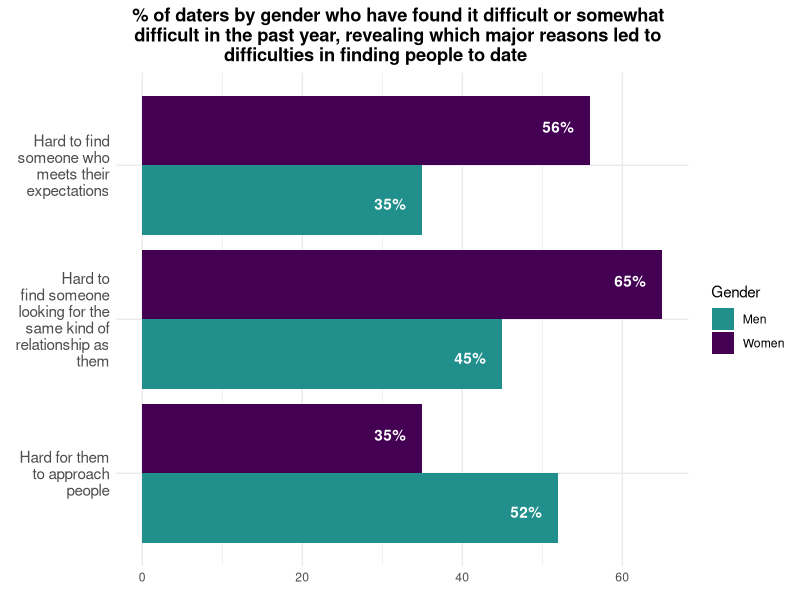

Write R code to recreate this figure.
## ---- chunk 1
knitr::opts_chunk$set(collapse = TRUE, out.width = "100%")
## ---- chunk 2
library(dplyr)
library(magrittr)
library(ggplot2)
library(reshape2)

labels <- c("Hard to find someone who meets their expectations",
            "Hard to find someone looking for the same kind of relationship as them",
            "Hard for them to approach people")
wrap_labels <- stringr::str_wrap(labels, width = 15)
q1 <- c(35, 56)
q2 <- c(45, 65)
q3 <- c(52, 35)
Gender <- c("Men", "Women")

data.df <- data.frame(q3, q2, q1, Gender)
melt.df <- melt(data = data.df, id.vars = c("Gender"))

ggplot(data = melt.df, aes(x = variable, y = value, fill = Gender)) + 
  geom_bar(stat = "identity", position = "dodge") +
  scale_x_discrete(labels = wrap_labels %>% rev(), name = element_blank()) +
  scale_y_continuous(name = element_blank()) +
  geom_text(aes(x = variable, y = value, fill = Gender, label = paste0(value, "%")), colour = "white", fontface = "bold", position = position_dodge2(width = 1), hjust = +1.5, vjust = +0.5) +
  coord_flip() +
  scale_fill_manual(values = viridis::viridis(3)[-3] %>% rev(), aesthetics = "fill") +
  theme_minimal() +
  ggtitle(stringr::str_wrap("% of daters by gender who have found it difficult or somewhat difficult in the past year, revealing which major reasons led to difficulties in finding people to date", width = 70)) + 
  theme(plot.title = element_text(hjust = 0.4, face = "bold"), axis.text.y = element_text(size = 11))

